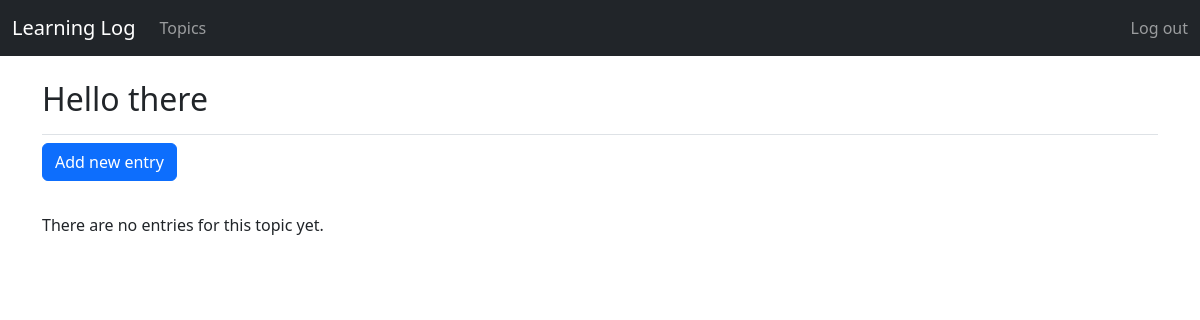
/topics/13/ (signed in), run on an earlier commit of the app's database.
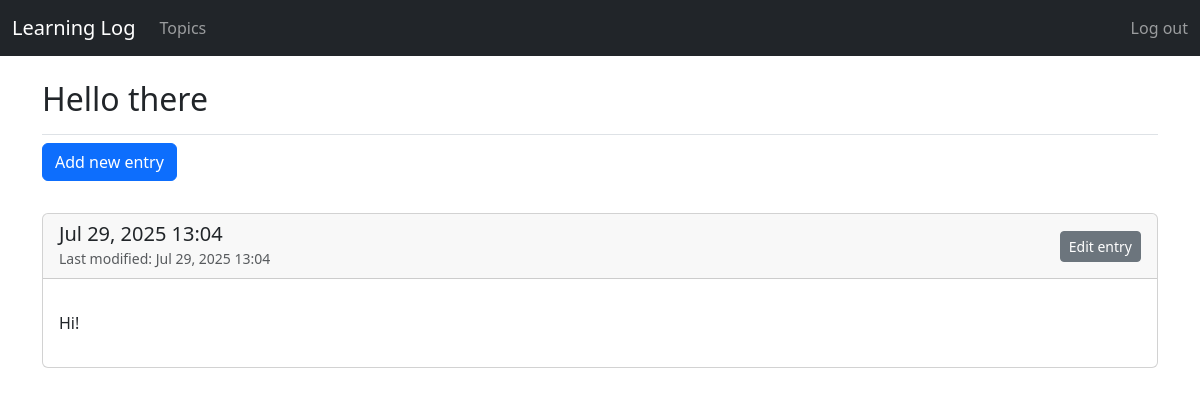
And on a later commit of the database.
### learning_logs/models.py (models this page shows, shortened)
class Topic(models.Model):
    text = models.CharField(max_length=200)
    date_added = models.DateTimeField(auto_now_add=True)
    owner = models.ForeignKey(User, on_delete=models.CASCADE) # 2. Add the owner field
    def __str__(self):
        return self.text

class Entry(models.Model):
    topic = models.ForeignKey(Topic, on_delete=models.CASCADE)
    """ on_delete=models.CASCADE means that if the related Topic instance is deleted,
    all related Entry instances will also be deleted."""
    text = models.TextField()
    date_added = models.DateTimeField(auto_now_add=True)
    date_modified = models.DateTimeField(auto_now=True)
    class Meta:
        verbose_name_plural = 'entries'

### learning_logs/views.py (the view)
# urls.py: path('topics/<int:topic_id>/', views.topic, name='topic'),
@login_required
def topic(request, topic_id):
    topic = get_object_or_404(Topic, id=topic_id, owner=request.user)
    entries = topic.entry_set.order_by('-date_added')
    context = {'topic': topic, 'entries': entries}
    return render(request, 'learning_logs/topic.html', context)

### learning_logs/templates/learning_logs/topic.html
{% extends "learning_logs/base.html" %}
{% block page_header %}
  <h2>{{ topic }}</h2>
{% endblock page_header %}
{% block content %}
  <p>
    <a href="{% url 'learning_logs:new_entry' topic.id %}" class="btn btn-primary mb-3">Add new entry</a>
  </p>
  {% for entry in entries %}
    <div class="card mb-3">
      <div class="card-header d-flex justify-content-between align-items-center">
        <div>
          <h5 class="mb-0">{{ entry.date_added|date:'M d, Y H:i' }}</h5>
          {% if entry.date_modified|timesince:entry.date_added %}
            <small class="text-muted">Last modified: {{ entry.date_modified|date:'M d, Y H:i' }}</small>
          {% endif %}
        </div>
        <a href="{% url 'learning_logs:edit_entry' entry.id %}" class="btn btn-secondary btn-sm">Edit entry</a>
      </div>
      <div class="card-body">
        {{ entry.text|safe|linebreaks }}
      </div>
    </div>
  {% empty %}
    <p>There are no entries for this topic yet.</p>
  {% endfor %}
{% endblock content %}

### learning_logs/templates/learning_logs/base.html (shortened to what this page needs)
{% load static %}
<!doctype html>
<html lang="en">
  <head>
    <link href="https://cdn.jsdelivr.net/npm/bootstrap@5.3.2/dist/css/bootstrap.min.css" rel="stylesheet">
  </head>
  <body>
    <nav class="navbar navbar-expand-md navbar-dark bg-dark mb-4">
      <div class="container-fluid">
        <a class="navbar-brand" href="{% url 'learning_logs:index' %}">Learning Log</a>
        <div class="collapse navbar-collapse" id="navbarCollapse">
          <ul class="navbar-nav me-auto mb-2 mb-md-0">
            <li class="nav-item">
              <a class="nav-link" href="{% url 'learning_logs:topics' %}">Topics</a>
            </li>
          </ul>
          <ul class="navbar-nav ms-auto mb-2 mb-md-0 align-items-center">
            {% if user.is_authenticated %}
              <li class="nav-item">
                <form class="d-inline" method="post" action="{% url 'users:logout' %}">
                  <button type="submit" class="btn btn-link nav-link p-0 align-baseline">Log out</button>
                </form>
              </li>
            {% endif %}
          </ul>
        </div>
      </div>
    </nav>
    <main class="container">
      <div class="pb-2 mb-2 border-bottom">
        {% block page_header %}{% endblock page_header %}
      </div>
      <div>
        {% block content %}{% endblock content %}
      </div>
    </main>
  </body>
</html>

What changed in the data, as far as the page shows it:
added Entry: date_added "Jul 29, 2025 13:04", date_modified "Jul 29, 2025 13:04", text "Hi!"
Also different on the page:
text no longer shown: "There are no entries for this topic yet."
